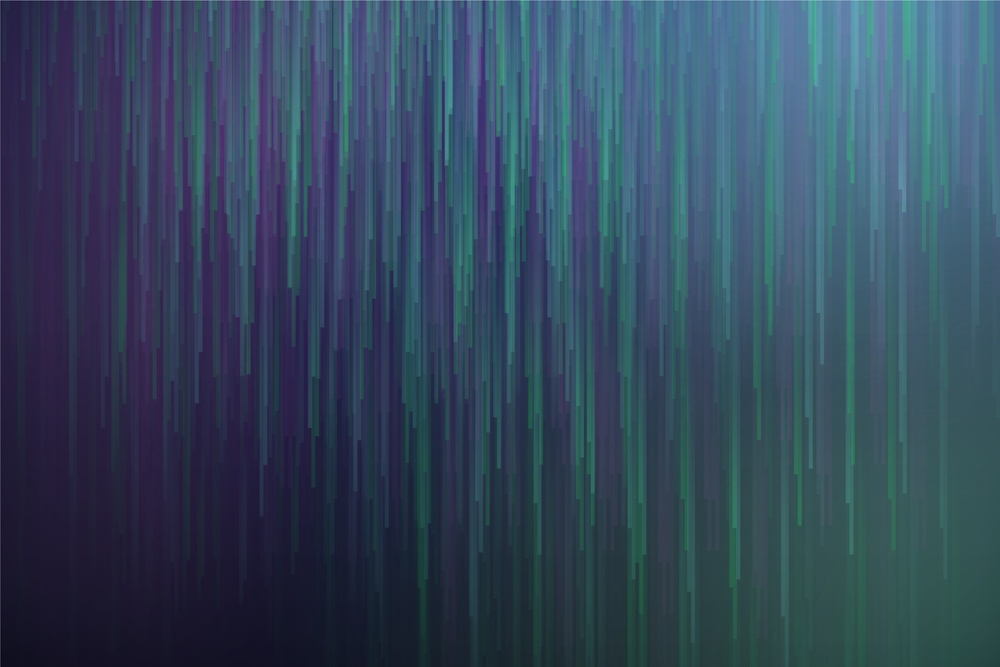
#> input picture source/pi_autopilot/cam_interface/web/img/bg.jpg, 1000 x 667 px, shrunk from 3000 x 2000 before the run
$ python -i bg_whiten.py   (imports and definitions only)
#> lines starting #> are read from the running program, lines starting #| are printed output that depends on the picture; after the words box and inside, x2 and y2 are one past the last pixel; in counts of white or black regions, pixels touching at a corner belong together
# bg_whiten.py  (Ergänzung)
import numpy as np
import cv2
from typing import Tuple

def whiten_bg_array(
    gray: np.ndarray,
    *,
    feather_sigma: float = 1.5,
    morph_open: int = 3,
    offset: int = 0,
) -> Tuple[np.ndarray, int]:
    """
    Setzt den Hintergrund eines Graubilds in-memory auf Weiß (ohne Speichern).
    Returns: (out_gray_uint8, verwendeter_threshold)
    """
    if gray.ndim == 3:
        gray = cv2.cvtColor(gray, cv2.COLOR_BGR2GRAY)

    blur = cv2.GaussianBlur(gray, (0, 0), 1.0)

    t, obj_mask = cv2.threshold(
        blur, 0, 255, cv2.THRESH_BINARY_INV + cv2.THRESH_OTSU
    )

    if offset != 0:
        t2 = int(np.clip(t + offset, 0, 255))
        _, obj_mask = cv2.threshold(blur, t2, 255, cv2.THRESH_BINARY_INV)
        t = t2

    if morph_open and morph_open > 0:
        k = cv2.getStructuringElement(cv2.MORPH_ELLIPSE, (morph_open, morph_open))
        obj_mask = cv2.morphologyEx(obj_mask, cv2.MORPH_OPEN, k)

    soft = cv2.GaussianBlur(obj_mask, (0, 0), float(feather_sigma)) if feather_sigma > 0 else obj_mask
    alpha = (soft.astype(np.float32) / 255.0)

    white_bg = np.full_like(gray, 255, dtype=np.uint8)
    out = (alpha * gray.astype(np.float32) + (1.0 - alpha) * white_bg.astype(np.float32)).astype(np.uint8)
    return out, int(t)

>>> import cv2
>>> picture = cv2.imread('../../pi_autopilot/cam_interface/web/img/bg.jpg', cv2.IMREAD_GRAYSCALE)
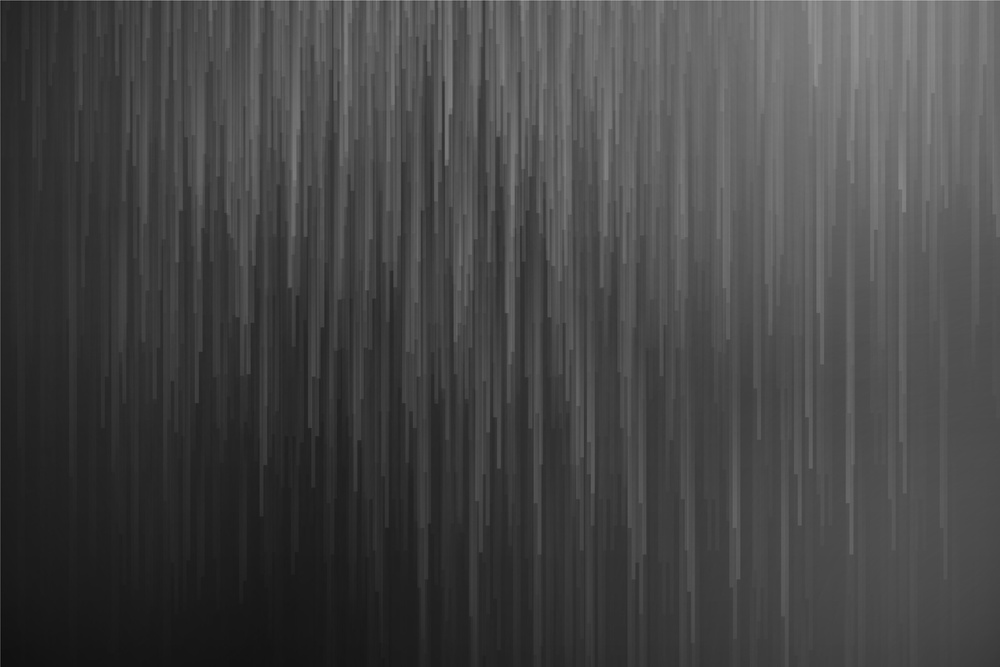
#> picture: shape (667, 1000); min 10, max 171, mean 68.8
>>> result = whiten_bg_array(picture)
#> in whiten_bg_array, `t, obj_mask = cv2.threshold( blur, 0, 255, cv2.THRESH_BINARY_INV + cv2..`:
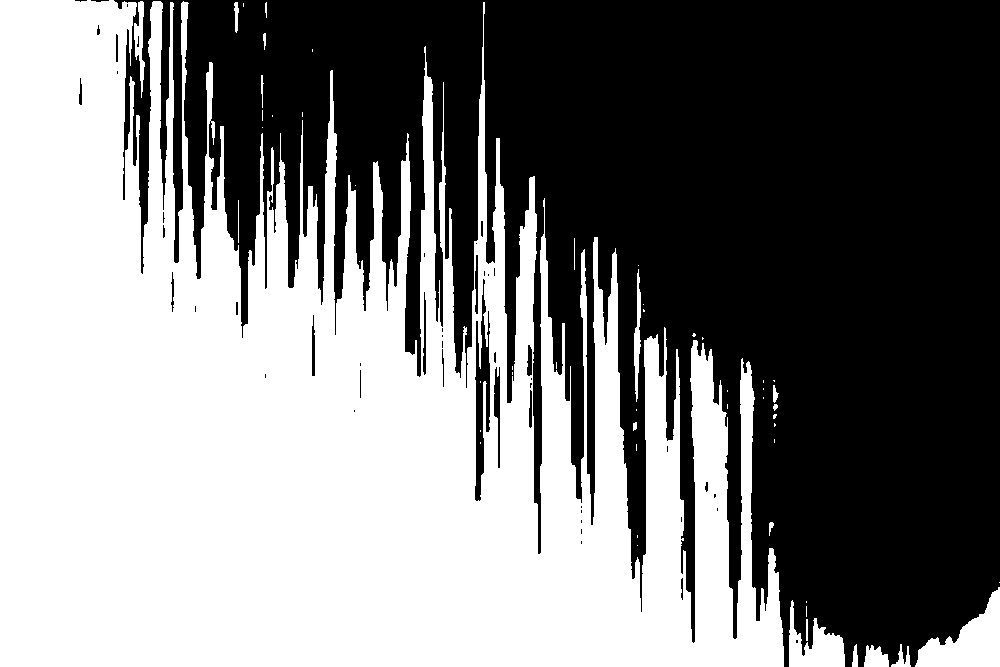
#> obj_mask: shape (667, 1000); 49.5% white; 54 white regions (35 under 20 px), largest, box (x1, y1, x2, y2) and area: (0, 0, 784, 667) 322860, (915, 587, 1000, 667) 3325, (789, 600, 845, 667) 1878
#> in whiten_bg_array, `t, obj_mask = cv2.threshold( blur, 0, 255, cv2.THRESH_BINARY_INV + cv2..`: t = 68
#> in whiten_bg_array, `obj_mask = cv2.morphologyEx(obj_mask, cv2.MORPH_OPEN, k)`:
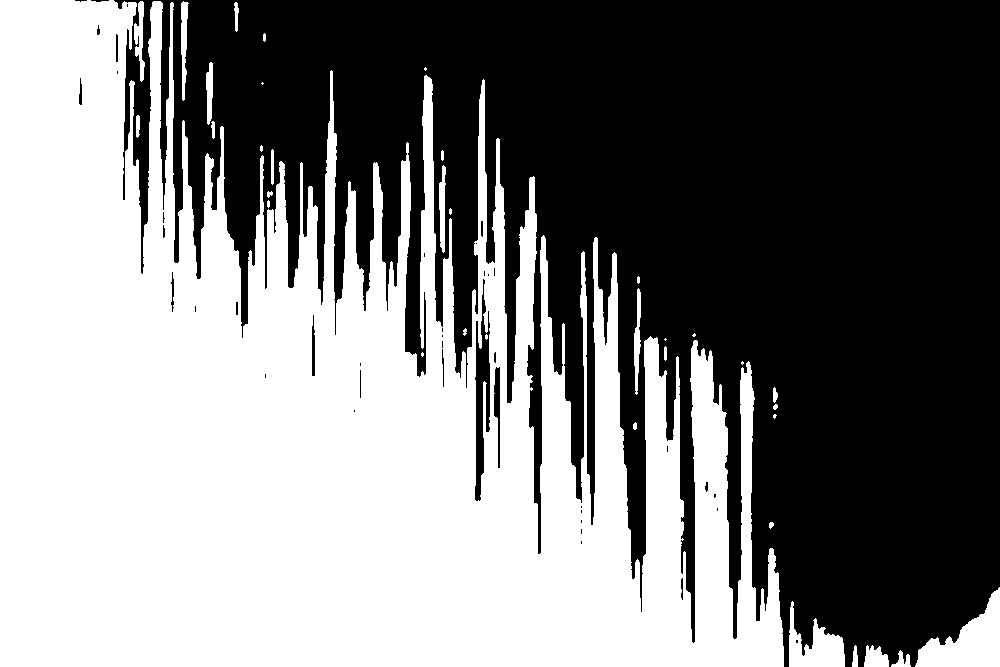
#> obj_mask: shape (667, 1000); 49.3% white; 36 white regions (10 under 20 px), largest, box (x1, y1, x2, y2) and area: (0, 0, 784, 667) 319765, (915, 587, 1000, 667) 3321, (789, 601, 845, 667) 1864
#> in whiten_bg_array, `soft = cv2.GaussianBlur(obj_mask, (0, 0), float(feather_sigma)) if fea..`:
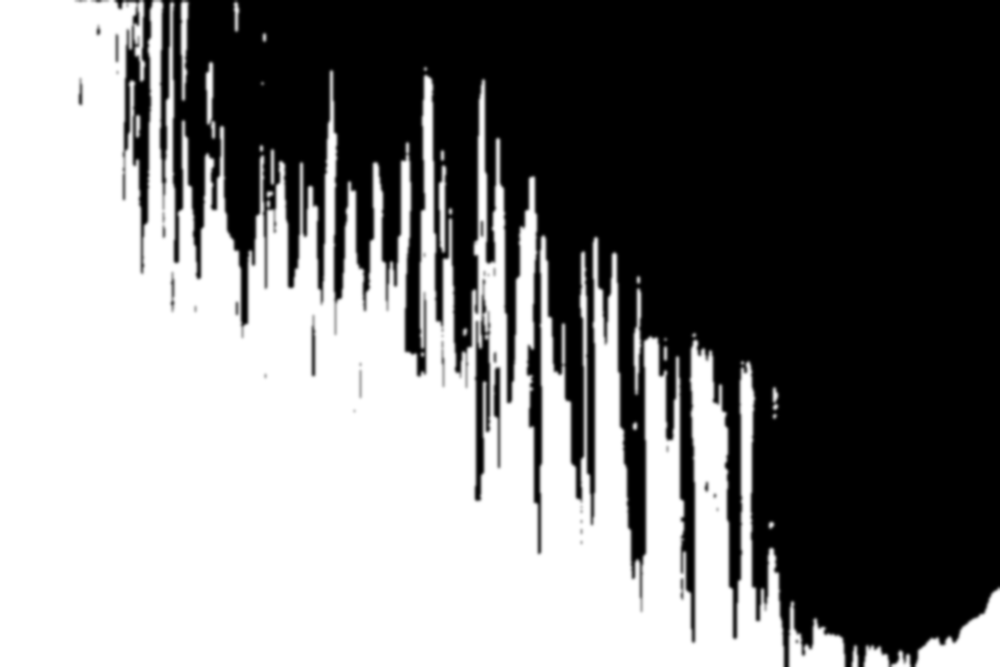
#> soft: shape (667, 1000); min 0, max 255, mean 125.6
#> in whiten_bg_array, `out = (alpha * gray.astype(np.float32) + (1.0 - alpha) * white_bg.asty..`:
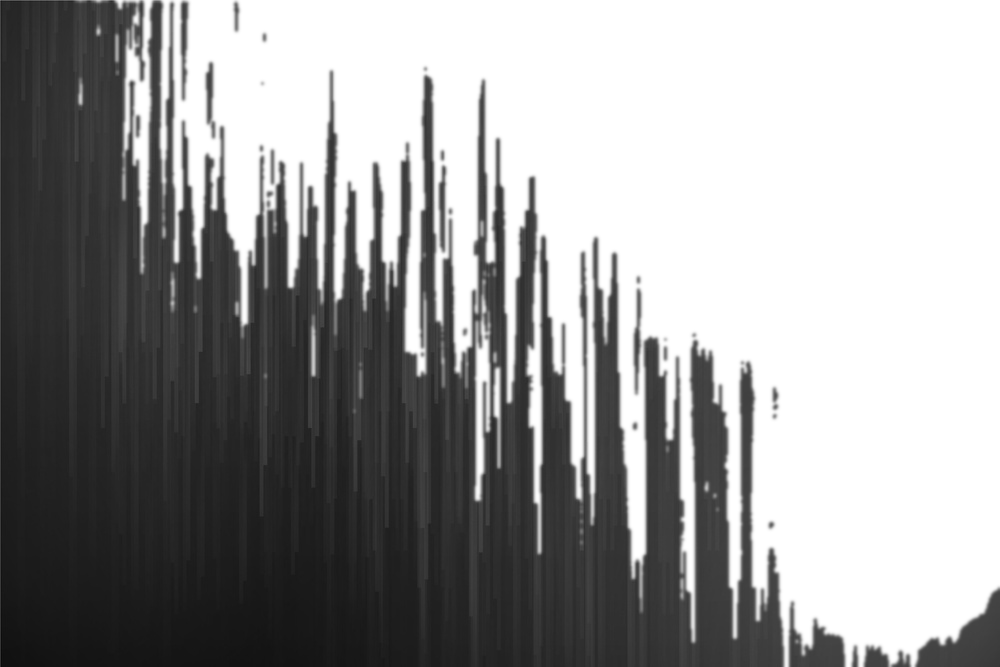
#> out: shape (667, 1000); min 10, max 255, mean 152.6
